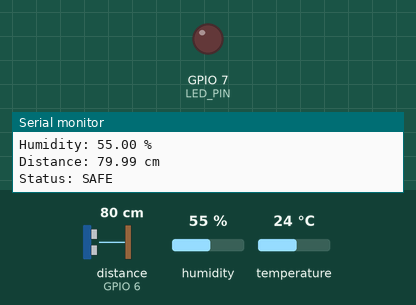
Simulated run of this program. Board: ESP32-S3. On the bench: output pins drawn as LEDs (lit = HIGH), the last lines printed to the serial monitor. Wiring (from diagram.json): ultrasonic range finder: trigger GPIO 5; echo GPIO 6. Inputs (shaded band) come from the test bench; at power-on: distance to the obstacle (sensor on GPIO 6) 80 cm, humidity 55 %, temperature 24 °C. The echo pulse lasts 58.3 µs per cm; pins used as bus, display or sensor lines are not drawn.

Above: at 3.2 s.
3.3 s: distance to the obstacle (sensor on GPIO 6) set to 23 cm
6.0 s: distance to the obstacle (sensor on GPIO 6) set to 18 cm
At 6.6 s:
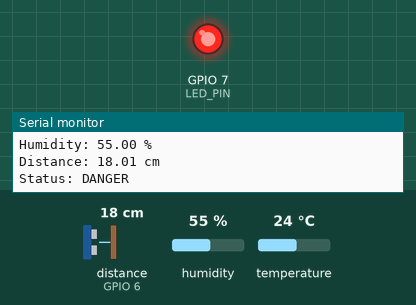
8.7 s: distance to the obstacle (sensor on GPIO 6) set to 35 cm
At 10.8 s:
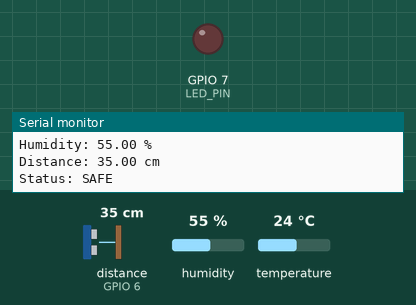
11.5 s: distance to the obstacle (sensor on GPIO 6) set to 2 cm
At 12.9 s:
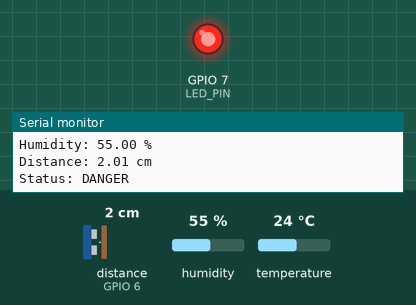
Timing chart, 0 to 14.5 s (numbered marks = the images above; inputs shaded):
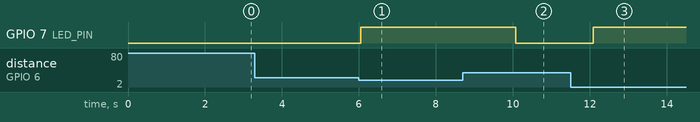

The program:

main.cpp
```cpp
#include <Arduino.h>
#include <DHTesp.h>

#define DHT_PIN 15

#define TRIG_PIN 5
#define ECHO_PIN 6
#define LED_PIN 7

DHTesp dht;

float readDistanceCm() {
  digitalWrite(TRIG_PIN, LOW);
  delayMicroseconds(2);

  digitalWrite(TRIG_PIN, HIGH);
  delayMicroseconds(10);
  digitalWrite(TRIG_PIN, LOW);

  long duration = pulseIn(ECHO_PIN, HIGH, 30000);

  if (duration == 0) {
    return -1;
  }

  return duration * 0.0343 / 2.0;
}

void setup() {
  Serial.begin(115200);
  delay(2000);

  dht.setup(DHT_PIN, DHTesp::DHT22);

  pinMode(TRIG_PIN, OUTPUT);
  pinMode(ECHO_PIN, INPUT);
  pinMode(LED_PIN, OUTPUT);

  Serial.println("Smart Robot Status Monitor Started");
}

void loop() {
  TempAndHumidity data = dht.getTempAndHumidity();
  float distance = readDistanceCm();

  bool danger = distance > 0 && distance < 20;
  digitalWrite(LED_PIN, danger ? HIGH : LOW);

  Serial.println("----- Robot Status -----");

  Serial.print("Temperature: ");
  Serial.print(data.temperature);
  Serial.println(" C");

  Serial.print("Humidity: ");
  Serial.print(data.humidity);
  Serial.println(" %");

  Serial.print("Distance: ");
  if (distance < 0) {
    Serial.println("Out of range");
  } else {
    Serial.print(distance);
    Serial.println(" cm");
  }

  Serial.print("Status: ");
  Serial.println(danger ? "DANGER" : "SAFE");

  delay(2000);
}
```

Measured:
- the behaviour switches between 21 and 20 cm on distance to the obstacle (sensor on GPIO 6) (found by bisection; images 0 and 1)
- after the input at 6.0 s, GPIO 7 (LED_PIN): LOW → HIGH after 0.05 s
- after the input at 8.7 s, GPIO 7 (LED_PIN): HIGH → LOW after 1.4 s
- after the input at 11.5 s, GPIO 7 (LED_PIN): LOW → HIGH after 0.59 s
